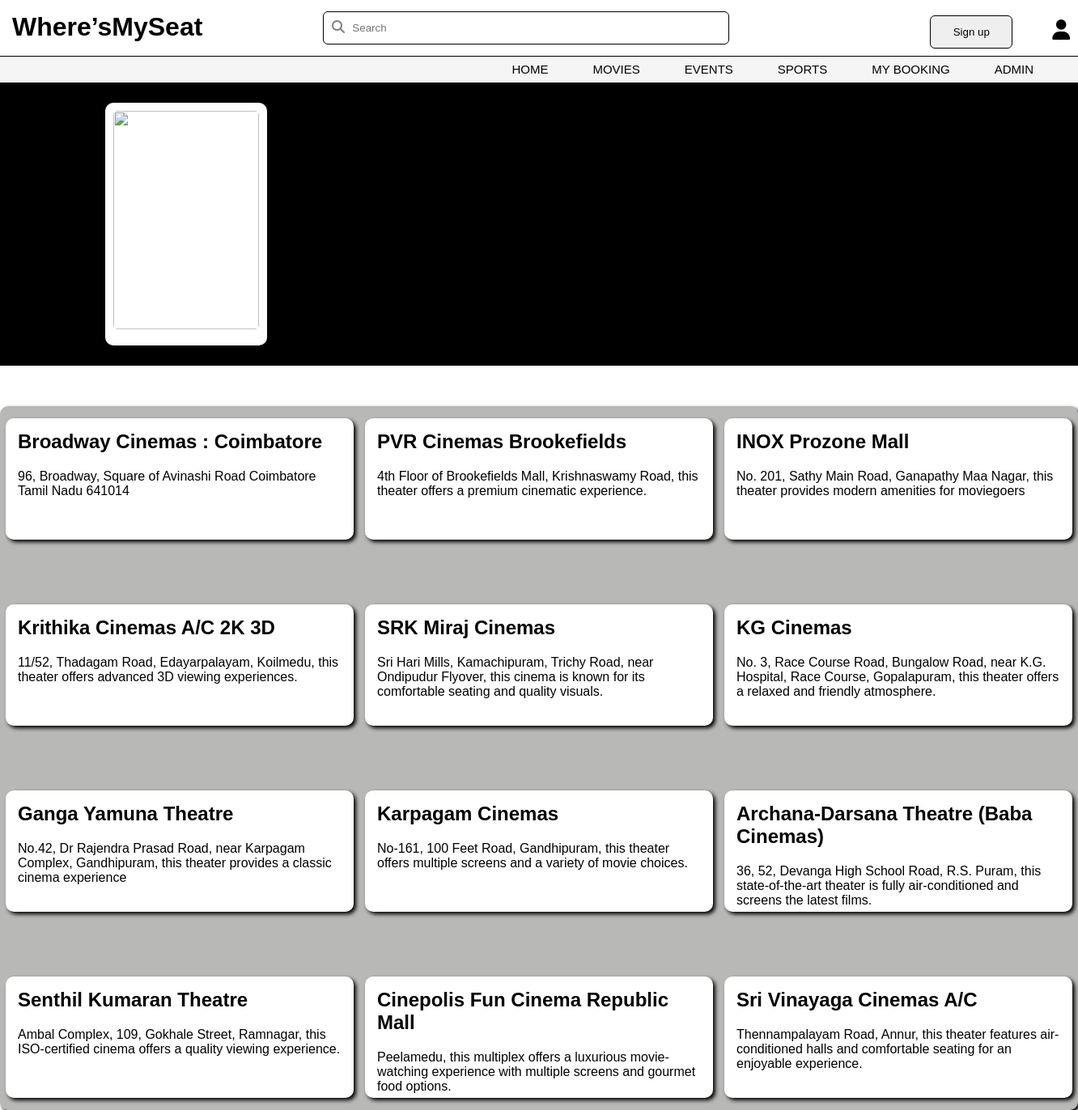
/cinemas/, run on the app's committed database.
### show_booking_app/models.py (models this page shows)
class cinemas_upload(models.Model):
    cinemas_name = models.CharField(max_length=255,null=True)
    address = models.CharField(max_length=255,null=True)

### show_booking_app/views.py (the view)
# urls.py: path('cinemas/',cinemas),
def cinemas(request):
    all = cinemas_upload.objects.all()
    obj = {"all" :all}
    return render(request,"cinemas.html",obj)

### show_booking_app/templates/cinemas.html (shortened to what this page needs)
{% load static %}
<!DOCTYPE html>
<html lang="en">
<head>
    <link rel="stylesheet" href="{% static 'Cinemas_.css' %}">
    <link rel="stylesheet" href="https://cdnjs.cloudflare.com/ajax/libs/font-awesome/6.7.2/css/all.min.css" />
</head>
<body>
    <header>
        <div class="head">
            <h1>Where’sMySeat</h1>
            <div class="search">
                <form action="/cinemas_search/" method="POST" id="search_form">
                    <input type="text" name="cinemas_name" placeholder="Search">
                </form>
                <i class="fa-solid fa-magnifying-glass"></i>
            </div>
            <button class="sign_button">Sign up</button>
            <i class="fa-solid fa-user" id="profile"></i>
        </div>
    </header>
    <div class="sub_head">
        <nav>
            <ul>
                <li><a href="/home/">HOME</a></li>
                <li><a href="/movies/">MOVIES</a></li>
                <li><a href="/events/">EVENTS</a></li>
                <li><a href="/sports/">SPORTS</a></li>
                <li><a href="/my_booking/">MY BOOKING</a></li>
                <li><a href="/admin_page/">ADMIN</a></li>
            </ul>
        </nav>
    </div>
    <div class="contain">
        <div class="movies">
            <img src="{{x.image.url}}">
        </div>
        <div class="text">
            <h1>{{x.title}}</h1>
            <h3>{{x.language}}</h3>
            <p>{{x.movie_type}}</p>
        </div>
    </div>
    <div class="container">
        {% for i in all %}
        <a href="/seat_select/{{ x.id }}/{{i.id}}">
            <div class="cinemas">
                <h2>{{ i.cinemas_name }}</h2>
                <p>{{ i.address }}</p>
            </div>
        </a>
        {% endfor %}
    </div>
</body>
</html>

### show_booking_app/static/Cinemas_.css (style rules this page uses)
* { padding: 0; margin: 0; box-sizing: border-box; }
.head { display: flex; margin-top: 15px; padding-bottom: 15px; width: 100%; border-bottom: 1px solid black; }
.head h1 { padding-left: 15px; font-family: Arial, Helvetica, sans-serif; }
.head #search_form input { width: 500px; border-radius: 5px; position: relative; left: 150px; border: none; outline: 1px solid black; padding: 12px; padding-left: 35px; }
.head i { position: absolute; top: 25px; z-index: 1; left: 410px; color: gray; }
.head .sign_button { width: 100px; padding: 8px; position: relative; left: 400px; top: 5px; cursor: pointer; border-radius: 5px; border: none; outline: 1px solid black; }
.sub_head { background-color: whitesmoke; }
.sub_head nav ul { display: flex; justify-content: end; padding: 7px; padding-right: 40px; list-style-type: none; }
.sub_head nav ul li a { text-decoration: none; color: black; font-size: 15px; padding: 0px 15px; position: relative; transition: color 0.3s; margin-left: 25px; font-family: Arial, Helvetica, sans-serif; }
.sub_head nav ul li a::after { content: ""; position: absolute; left: 0; bottom: -3px; width: 100%; height: 2px; background-color: black; transform: scaleX(0); transition: transform 0.3s ease-in-out; }
.head #profile { position: relative; left: 450px; top: 10px; font-size: 25px; color: black; cursor: pointer; }
.container { position: relative; margin-top: 50px; box-shadow: 3px 3px 5px black; background-color: #b8b8b6; width: 100%; display: flex; justify-content: space-around; display: grid; grid-template-columns: auto auto auto; row-gap: 50px; border-radius: 10px; }
.container .cinemas { background-color: white; height: 150px; width: 430px; border-radius: 10px; margin-top: 15px; margin-bottom: 15px; cursor: pointer; padding: 5px; box-shadow: 3px 3px 5px black; }
.container .cinemas h2 { font-family: Arial, Helvetica, sans-serif; padding: 10px; }
.container .cinemas p { font-family: Arial, Helvetica, sans-serif; padding: 10px; }
.container a { color: black; font-family: Arial, Helvetica, sans-serif; text-decoration: none; }
.contain { background-color: black; height: 350px; display: flex; }
.movies { background-color: white; height: 300px; width: 200px; border-radius: 10px; margin-top: 15px; cursor: pointer; position: relative; top: 10px; left: 130px; }
.movies img { height: 270px; width: 180px; border-radius: 5px; display: flex; justify-self: center; margin-top: 10px; cursor: pointer; }
.contain .text { position: relative; left: 180px; top: 100px; height: fit-content; }
.contain h1 { color: white; font-family: Arial, Helvetica, sans-serif; padding: 20px; font-size: 40px; }
.contain h3 { color: white; font-family: Arial, Helvetica, sans-serif; padding: 20px; padding-top: 0px; font-size: 30px; }
.contain p { color: white; font-family: Arial, Helvetica, sans-serif; padding: 20px; padding-top: 0px; font-size: 20px; }

### data on the page
cinemas_upload: cinemas_name "Broadway Cinemas : Coimbatore", address "96, Broadway, Square of Avinashi Road Coimbatore Tamil Nadu 641014"
cinemas_upload: cinemas_name "PVR Cinemas Brookefields", address "4th Floor of Brookefields Mall, Krishnaswamy Road, this theater offers a premium cinematic experience."
cinemas_upload: cinemas_name "INOX Prozone Mall", address "No. 201, Sathy Main Road, Ganapathy Maa Nagar, this theater provides modern amenities for moviegoers"
cinemas_upload: cinemas_name "Krithika Cinemas A/C 2K 3D", address "11/52, Thadagam Road, Edayarpalayam, Koilmedu, this theater offers advanced 3D viewing experiences."
cinemas_upload: cinemas_name "SRK Miraj Cinemas", address "Sri Hari Mills, Kamachipuram, Trichy Road, near Ondipudur Flyover, this cinema is known for its comfortable seating and quality visuals."
cinemas_upload: cinemas_name "KG Cinemas", address "No. 3, Race Course Road, Bungalow Road, near K.G. Hospital, Race Course, Gopalapuram, this theater offers a relaxed and friendly atmosphere."
cinemas_upload: cinemas_name "Ganga Yamuna Theatre", address "No.42, Dr Rajendra Prasad Road, near Karpagam Complex, Gandhipuram, this theater provides a classic cinema experience"
cinemas_upload: cinemas_name "Karpagam Cinemas", address "No-161, 100 Feet Road, Gandhipuram, this theater offers multiple screens and a variety of movie choices."
cinemas_upload: cinemas_name "Archana-Darsana Theatre (Baba Cinemas)", address "36, 52, Devanga High School Road, R.S. Puram, this state-of-the-art theater is fully air-conditioned and screens the latest films."
cinemas_upload: cinemas_name "Senthil Kumaran Theatre", address "Ambal Complex, 109, Gokhale Street, Ramnagar, this ISO-certified cinema offers a quality viewing experience."
cinemas_upload: cinemas_name "Cinepolis Fun Cinema Republic Mall", address "Peelamedu, this multiplex offers a luxurious movie-watching experience with multiple screens and gourmet food options."
cinemas_upload: cinemas_name "Sri Vinayaga Cinemas A/C", address "Thennampalayam Road, Annur, this theater features air-conditioned halls and comfortable seating for an enjoyable experience."
